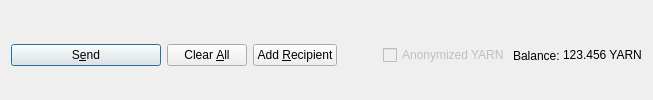
         <widget class="QFrame" name="frame_Send">
          <layout class="QHBoxLayout" name="horizontalLayout">
           <property name="bottomMargin">
            <number>0</number>
           </property>
           <item>
            <widget class="QPushButton" name="sendButton">
             <property name="minimumSize">
              <size>
               <width>150</width>
               <height>0</height>
              </size>
             </property>
             <property name="toolTip">
              <string>Confirm the send action</string>
             </property>
             <property name="text">
              <string>S&amp;end</string>
             </property>
             <property name="icon">
              <iconset resource="../yarncoin.qrc">
               <normaloff>:/icons/send</normaloff>:/icons/send</iconset>
             </property>
             <property name="autoDefault">
              <bool>false</bool>
             </property>
             <property name="default">
              <bool>true</bool>
             </property>
            </widget>
           </item>
           <item>
            <widget class="QPushButton" name="clearButton">
             <property name="sizePolicy">
              <sizepolicy hsizetype="Minimum" vsizetype="Fixed">
               <horstretch>0</horstretch>
               <verstretch>0</verstretch>
              </sizepolicy>
             </property>
             <property name="toolTip">
              <string>Clear all fields of the form.</string>
             </property>
             <property name="text">
              <string>Clear &amp;All</string>
             </property>
             <property name="icon">
              <iconset resource="../yarncoin.qrc">
               <normaloff>:/icons/remove</normaloff>:/icons/remove</iconset>
             </property>
             <property name="autoDefault">
              <bool>false</bool>
             </property>
            </widget>
           </item>
           <item>
            <widget class="QPushButton" name="addButton">
             <property name="toolTip">
              <string>Send to multiple recipients at once</string>
             </property>
             <property name="text">
              <string>Add &amp;Recipient</string>
             </property>
             <property name="icon">
              <iconset resource="../yarncoin.qrc">
               <normaloff>:/icons/add</normaloff>:/icons/add</iconset>
             </property>
             <property name="autoDefault">
              <bool>false</bool>
             </property>
            </widget>
           </item>
           <item>
            <spacer name="horizontalSpacer">
             <property name="orientation">
              <enum>Qt::Horizontal</enum>
             </property>
             <property name="sizeHint" stdset="0">
              <size>
               <width>40</width>
               <height>20</height>
              </size>
             </property>
            </spacer>
           </item>
           <item>
            <layout class="QHBoxLayout" name="horizontalLayout_2">
             <property name="spacing">
              <number>3</number>
             </property>
             <item>
              <widget class="QCheckBox" name="checkzYARN">
               <property name="enabled">
                <bool>false</bool>
               </property>
               <property name="text">
                <string>Anonymized YARN</string>
               </property>
              </widget>
             </item>
             <item>
              <widget class="QLabel" name="label">
               <property name="text">
                <string>Balance:</string>
               </property>
              </widget>
             </item>
             <item>
              <widget class="QLabel" name="labelBalance">
               <property name="sizePolicy">
                <sizepolicy hsizetype="Preferred" vsizetype="Fixed">
                 <horstretch>0</horstretch>
                 <verstretch>0</verstretch>
                </sizepolicy>
               </property>
               <property name="cursor">
                <cursorShape>IBeamCursor</cursorShape>
               </property>
               <property name="text">
                <string notr="true">123.456 YARN</string>
               </property>
               <property name="textInteractionFlags">
                <set>Qt::LinksAccessibleByMouse|Qt::TextSelectableByKeyboard|Qt::TextSelectableByMouse</set>
               </property>
              </widget>
             </item>
            </layout>
           </item>
          </layout>
         </widget>
